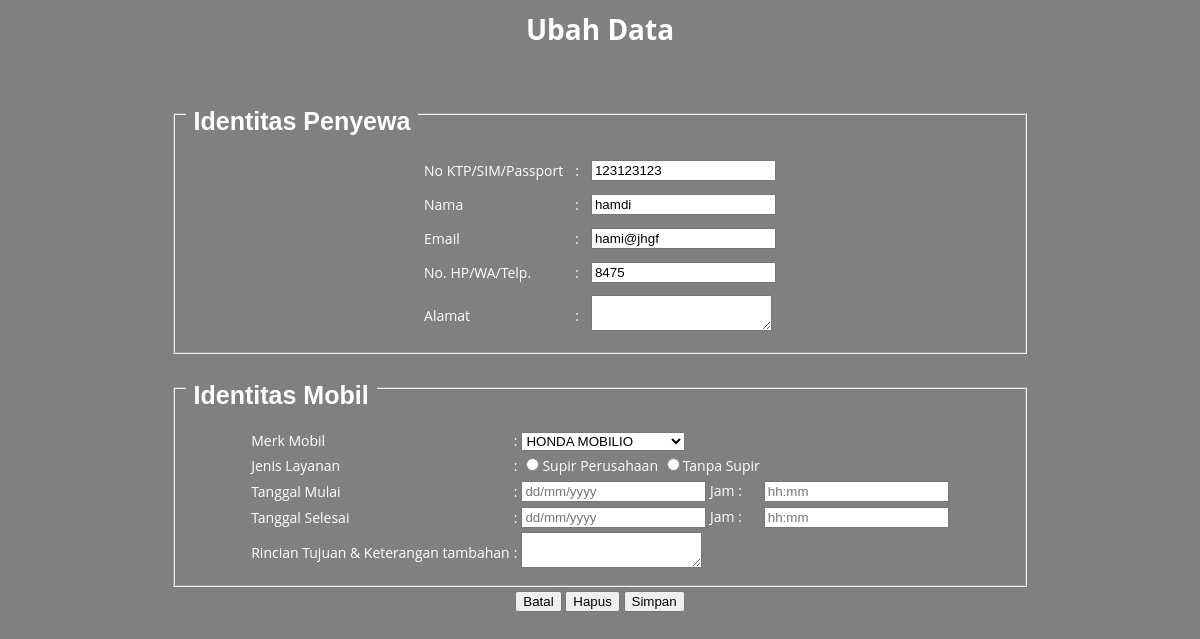
/database/ubah1.php?identitas=123123123 (signed in), run on the app's committed database.
### tables this page shows
CREATE TABLE `mobil` (
  `identitas` varchar(50) NOT NULL,
  `nama` varchar(50) DEFAULT NULL,
  `email` varchar(50) DEFAULT NULL,
  `password` varchar(50) DEFAULT NULL,
  `kontak` int(20) DEFAULT NULL,
  `alamat` varchar(150) DEFAULT NULL,
  `merk` varchar(50) DEFAULT NULL,
  `layanan` varchar(30) DEFAULT NULL,
  `tgl_mulai` varchar(12) DEFAULT NULL,
  `jam_mulai` varchar(6) DEFAULT NULL,
  `tgl_selesai` varchar(12) DEFAULT NULL,
  `jam_selesai` varchar(6) DEFAULT NULL,
  `tujuan` varchar(100) DEFAULT NULL
);

### database/mobil.php (called while the page is built, shortened)
<?php
require_once "database.php";
class Mobil{
	function __construct(){
		$this->db = new Database();
	}
	function tampilData($table, $where = null){
		return $this->db->select($table, $where);
	}
}

### database/database.php (called while the page is built, shortened)
<?php
class Database{
	public $mysqli;
	function __construct(){
		$this->mysqli = new mysqli(DB_HOST, DB_USER, DB_PASS, DB_NAME);
	}
	function select($table, $where = null){
		$sql = ("SELECT * FROM $table ");
		if ($where != null) {
			$sql .= "WHERE ";
			$row = null;
			if (count($where) == 1) {
				foreach ($where as $key => $value) {
					$sql .= $key."='".$value."'";
				}
			} else {
				foreach ($where as $key => $value) {
					$row .= $key."='".$value."' AND ";
				}
			$sql .= substr($row, 0, -4);
			}
		}
		$result = $this->mysqli->query($sql) or
		trigger_error('Wrong SQL: ' . $sql . ' Error: ' . $this->mysqli->error, E_USER_ERROR);
		return $result->fetch_all(MYSQLI_ASSOC);
	}
}

### database/ubah1.php (the view, shortened to what this page needs)
<?php
require_once "mobil.php";
$mbl = new Mobil();
$table = "mobil";
$identitas = $_GET['identitas'];
$where = ['identitas'=> $identitas];
$row = $mbl->tampilData($table, $where);
?>
  <!doctype html>
  <html>
<head>
<link rel="stylesheet" type="text/css" href="pesanAdmin1.css">
</head>
<body>
<center>
      <h1>Ubah Data<br><br></h1>
      <form method="POST" action="">
        <fieldset style="width: 70%">
          <legend><h3 style="color: white; text-shadow: none;">Identitas Penyewa</h3></legend>
          <table cellpadding="5">
          <tr>
            <td>No KTP/SIM/Passport</td>
            <td>:</td>
            <td>
              <input type="text" name="identitas" value="<?=$row[0]['identitas'];?>">
            </td>
          </tr>
          <tr>
            <td>Nama</td>
            <td>:</td>
            <td>
              <input type="text" name="nama" value="<?=$row[0]['nama'];?>" >
            </td>
          </tr>
          <tr>
            <td>Email</td>
            <td>:</td>
            <td>
              <input type="text" name="email" value="<?=$row[0]['email'];?>" >
            </td>
          </tr>
          <tr>
            <td>No. HP/WA/Telp.</td>
            <td>:</td>
            <td>
              <input type="text" name="kontak" value="<?=$row[0]['kontak'];?>">
            </td>
          </tr>
          <tr>
            <td>Alamat</td>
            <td>:</td>
            <td>
              <textarea name="alamat" value="<?=$row[0]['alamat'];?>"></textarea>
            </td>
          </tr>
          </table>
        </fieldset>
        <fieldset style="width: 70%">
          <legend><h3 style="color: white; text-shadow: none;">Identitas Mobil</h3></legend>
          <table>
          <tr>
            <td>Merk Mobil</td>
            <td>:</td>
            <td>
              <select name="merk">
               <option value="<?=$row[0]['merk'];?>"> <?=$row[0]['merk'];?> </option>
              </select>
            </td>
          </tr>
          <tr>
            <td name="layanan">Jenis Layanan</td>
            <td>:</td>
            <td>
              <input type="radio" name="layanan" id="supir" value="Supir Perusahaan">Supir Perusahaan
              <input type="radio" name="layanan" id="tsupir" value="Tanpa Supir">Tanpa Supir
            </td>
          </tr>
          <tr>
            <td>Tanggal Mulai</td>
            <td>:</td>
            <td>
              <input type="text" name="tgl_mulai" id="tgl_mulai" placeholder="dd/mm/yyyy" value="<?=$row[0]['tgl_mulai'];?>"> Jam :
            <td>
              <input type="text" name="jam_mulai" id="jam_mulai" placeholder="hh:mm" value="<?=$row[0]['jam_mulai'];?>">
            </td>
          </tr>
          <tr>
            <td>Tanggal Selesai</td>
            <td>:</td>
            <td>
              <input type="text" name="tgl_selesai" id="tgl_selesai" placeholder="dd/mm/yyyy" value="<?=$row[0]['tgl_selesai'];?>"> Jam :
            <td>
              <input type="text" name="jam_selesai" id="jam_selesai" placeholder="hh:mm" value="<?=$row[0]['jam_selesai'];?>">
            </td>
          </tr>
            <td>Rincian Tujuan & Keterangan tambahan</td>
            <td>:</td>
            <td>
              <textarea name="tujuan" value="<?=$row[0]['tujuan'];?>"></textarea>
            </td>
          </table>
        </fieldset>
        <table>
          <tr>
            <td>
              <input type="submit" name="back" value="Batal">
              <input type="reset" name="reset" value="Hapus">
              <input type="submit" name="submit" value="Simpan">
            </td>
          </tr>
        </table>
  </form>
        </center>
</body>
  </html>

### database/pesanAdmin1.css (style rules this page uses)
body { color: #fff; font: 87.5%/1.5em 'Open Sans', sans-serif; background-color: grey; -webkit-background-size: cover; -moz-background-size: cover; -o-background-size: cover; background-size: cover; }
h3 { font-size: 25px; font-weight: 640; margin-bottom: 10px; color: #e7e7e7; padding:6px; font-family:'sans-serif','helvetica'; }

### data on the page
mobil: identitas "123123123", nama "hamdi", email "hami@jhgf", kontak "8475", merk "HONDA MOBILIO"
